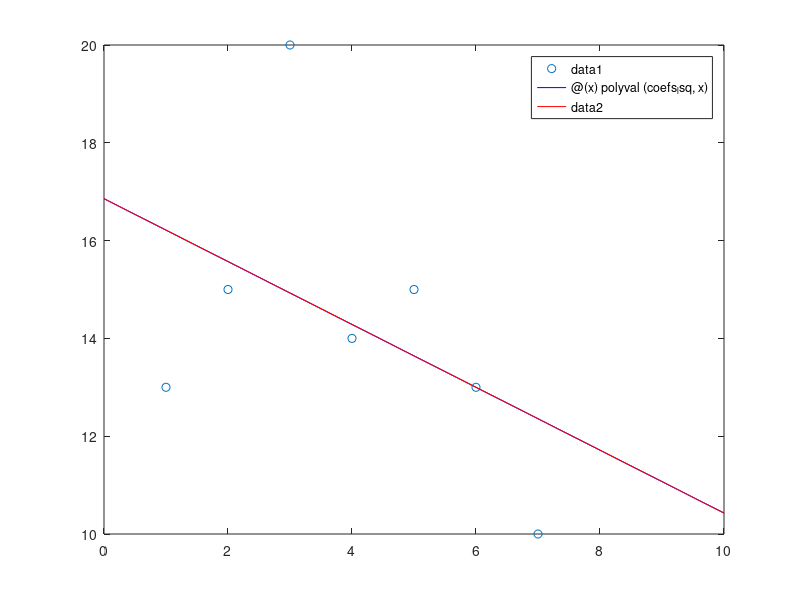

Recreate this plot in MATLAB.
time=[1:7];
temperature=[13 15 20 14 15 13 10];

m=length(time)-1;
a=( (m+1) * sum(time.*temperature) - sum(time) * sum(temperature) ) /...
  ( (m+1) * sum(time.^2) - sum(time)^2 );
b=( sum(time.^2) * sum(temperature) - sum(time.*temperature) * sum(time) ) /...
  ( (m+1) * sum(time.^2) - sum(time)^2 );
f=@(x) a*x+b;
disp("Temperature in the room at 8:00:"), disp(f(8))
error=norm(temperature-f(time));
disp("Error:"), disp(error)

coefs_lsq=polyfit(time,temperature,1);
disp("Coeffs:"), disp(coefs_lsq);
poly_lsq=@(x) polyval(coefs_lsq,x);

% predict temperature at 8 o'clock
disp("Temperature in the room at 8:00:"), disp(poly_lsq(8))

% find the minimum value E(a,b)
error=norm(temperature-poly_lsq(time));
disp("Error:"), disp(error)

% plot points
clf;
plot(time, temperature,'o')
hold on;
fplot(poly_lsq,[0,10],'-b');
fplot(f,[0,10],'-r');